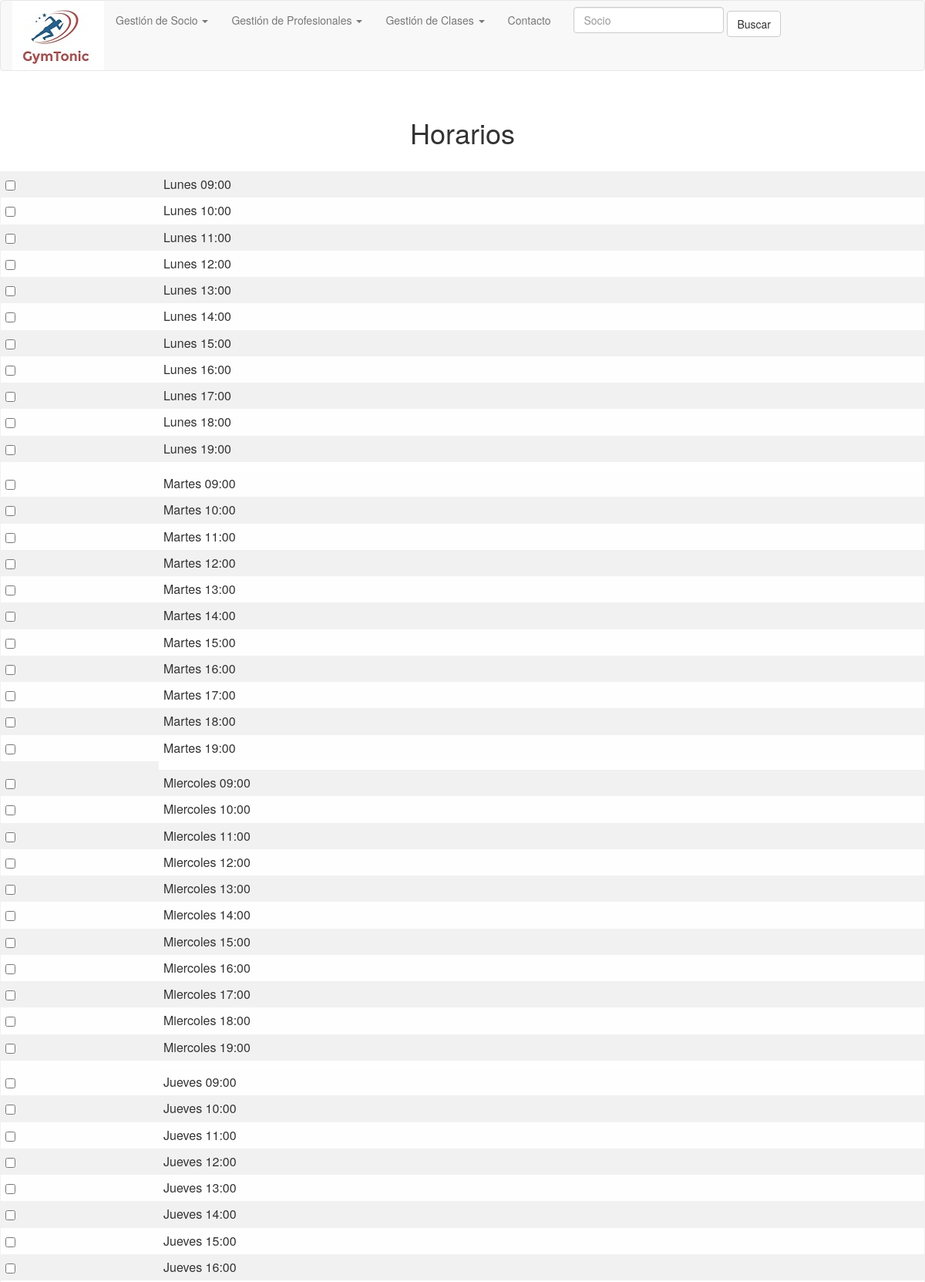
Page /profesional_horario.php?id_profesional=29 (upper part) on the committed database.
### tables this page shows
CREATE TABLE `horarios_disp_pro` (
  `id_horariopro` int(11) NOT NULL,
  `dia_mes` varchar(10) NOT NULL,
  `hora` varchar(5) NOT NULL
);

### profesional_horario.php (the view, shortened to what this page needs)
<html>
    <head>
        <link rel="stylesheet" href="https://cdnjs.cloudflare.com/ajax/libs/foundation/6.2.1/foundation.min.css">
        <link rel="stylesheet" href="css/main.css">
    </head>
    <body>
    <link href="css/bootstrap.min.css" rel="stylesheet">
    <?php include("nav.php"); ?>
    <?php
        include('dbconfig.php');
        $sql_lunes = "SELECT horarios_disp_pro.id_horariopro, concat(horarios_disp_pro.dia_mes,' ',horarios_disp_pro.hora) FROM         horarios_disp_pro where id_horariopro between 1 and 11";
        $query = mysqli_query($conn, $sql_lunes);
        $l = mysqli_fetch_all($query);
        $sql_lunes = "SELECT horarios_disp_pro.id_horariopro, concat(horarios_disp_pro.dia_mes,' ',horarios_disp_pro.hora) FROM horarios_disp_pro where id_horariopro between 12 and 22";
        $query = mysqli_query($conn, $sql_lunes);
        $m = mysqli_fetch_all($query);
        $sql_lunes = "SELECT horarios_disp_pro.id_horariopro, concat(horarios_disp_pro.dia_mes,' ',horarios_disp_pro.hora) FROM horarios_disp_pro where id_horariopro between 23 and 33";
        $query = mysqli_query($conn, $sql_lunes);
        $mi = mysqli_fetch_all($query);
        $sql_lunes = "SELECT horarios_disp_pro.id_horariopro, concat(horarios_disp_pro.dia_mes,' ',horarios_disp_pro.hora) FROM horarios_disp_pro where id_horariopro between 34 and 44";
        $query = mysqli_query($conn, $sql_lunes);
        $j = mysqli_fetch_all($query);
    ?>
        <br><h1 align = "center">Horarios</h1></br>
        <form action="accion_horariopf.php" method="POST">
            <div class="medium-6 medium-centered large-3 large-centered columns">
            <table>
                <tr>
                    <?php  foreach ($l as $row ) {?>
                            <tr>
                                <td><input type='checkbox' name="id_horario[]" value='<?php echo $row[0]?>' /></td>
                                <td><?php echo $row[1]; ?></td>
                            </tr>
                    <?php }; ?>
                </tr>
            <td>
                <tr>
                    <?php  foreach ($m as $row ) {?>
                            <tr>
                                <td><input type='checkbox' name="id_horario[]" value='<?php echo $row[0]?>' /></td>
                                <td><?php echo $row[1]; ?></td>
                            </tr>
                    <?php }; ?>
                </tr>
            </td>
             <td>
                <tr>
                    <?php  foreach ($mi as $row ) {?>
                            <tr>
                                <td><input type='checkbox' name="id_horario[]" value='<?php echo $row[0]?>' /></td>
                                <td><?php echo $row[1]; ?></td>
                            </tr>
                    <?php }; ?>
                </tr>
            </td>
            <td>
                <tr>
                    <?php  foreach ($j as $row ) {?>
                            <tr>
                                <td><input type='checkbox' name="id_horario[]" value='<?php echo $row[0]?>' /></td>
                                <td><?php echo $row[1]; ?></td>
                            </tr>
                    <?php }; ?>
                </tr>
            </td>
            </table>
        </form>
    </body>
</html>

### css/main.css (style rules this page uses)
body { margin-top: 15px; }

### rows in the picture
horarios_disp_pro: row "Lunes 09:00"
horarios_disp_pro: row "Lunes 10:00"
horarios_disp_pro: row "Lunes 11:00"
horarios_disp_pro: row "Lunes 12:00"
horarios_disp_pro: row "Lunes 13:00"
horarios_disp_pro: row "Lunes 14:00"
horarios_disp_pro: row "Lunes 15:00"
horarios_disp_pro: row "Lunes 16:00"
horarios_disp_pro: row "Lunes 17:00"
horarios_disp_pro: row "Lunes 18:00"
horarios_disp_pro: row "Lunes 19:00"
horarios_disp_pro: row "Martes 09:00"
horarios_disp_pro: row "Martes 10:00"
horarios_disp_pro: row "Martes 11:00"
horarios_disp_pro: row "Martes 12:00"
horarios_disp_pro: row "Martes 13:00"
horarios_disp_pro: row "Martes 14:00"
horarios_disp_pro: row "Martes 15:00"
horarios_disp_pro: row "Martes 16:00"
horarios_disp_pro: row "Martes 17:00"
horarios_disp_pro: row "Martes 18:00"
horarios_disp_pro: row "Martes 19:00"
horarios_disp_pro: row "Miercoles 09:00"
horarios_disp_pro: row "Miercoles 10:00"
horarios_disp_pro: row "Miercoles 11:00"
horarios_disp_pro: row "Miercoles 12:00"
horarios_disp_pro: row "Miercoles 13:00"
horarios_disp_pro: row "Miercoles 14:00"
horarios_disp_pro: row "Miercoles 15:00"
horarios_disp_pro: row "Miercoles 16:00"
horarios_disp_pro: row "Miercoles 17:00"
horarios_disp_pro: row "Miercoles 18:00"
horarios_disp_pro: row "Miercoles 19:00"
horarios_disp_pro: row "Jueves 09:00"
horarios_disp_pro: row "Jueves 10:00"
horarios_disp_pro: row "Jueves 11:00"
horarios_disp_pro: row "Jueves 12:00"
horarios_disp_pro: row "Jueves 13:00"
horarios_disp_pro: row "Jueves 14:00"
horarios_disp_pro: row "Jueves 15:00"
horarios_disp_pro: row "Jueves 16:00"
